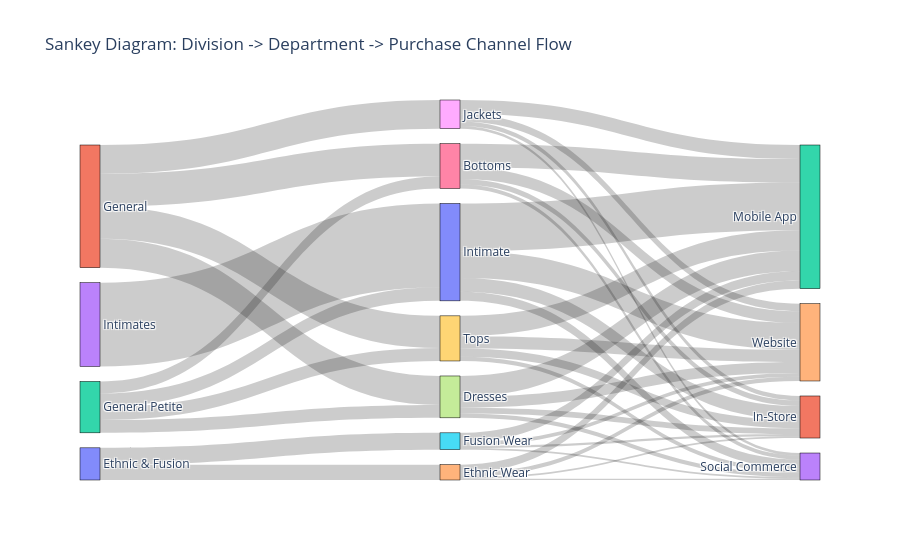

Write notebook code for a chart like this one.
### Code cell
flow_df = df.groupby(["division_name", "department_name", "purchase_channel"])["monthly_units_sold"].sum().reset_index()

div_labels = flow_df["division_name"].unique().tolist()
dept_labels = flow_df["department_name"].unique().tolist()
chan_labels = flow_df["purchase_channel"].unique().tolist()
all_labels = div_labels + dept_labels + chan_labels

label_idx = {label: i for i, label in enumerate(all_labels)}

sources, targets, values = [], [], []

div_dept = flow_df.groupby(["division_name", "department_name"])["monthly_units_sold"].sum().reset_index()
for _, row in div_dept.iterrows():
    sources.append(label_idx[row["division_name"]])
    targets.append(label_idx[row["department_name"]])
    values.append(row["monthly_units_sold"])

dept_chan = flow_df.groupby(["department_name", "purchase_channel"])["monthly_units_sold"].sum().reset_index()
for _, row in dept_chan.iterrows():
    sources.append(label_idx[row["department_name"]])
    targets.append(label_idx[row["purchase_channel"]])
    values.append(row["monthly_units_sold"])

fig = go.Figure(data=[go.Sankey(
    node=dict(pad=15, thickness=20, line=dict(color="black", width=0.5), label=all_labels),
    link=dict(source=sources, target=targets, value=values)
)])
fig.update_layout(title_text="Sankey Diagram: Division -> Department -> Purchase Channel Flow", font_size=12)
fig.show()

### Figure 1 — Plotly figure (JSON) as saved in the notebook; plotly's stock layout.template omitted (floating-point values rounded to 4 significant figures)
{"data": [{"link": {"source": [0, 0, 1, 1, 1, 1, 2, 2, 2, 2, 3, 6, 6, 6, 6, 7, 7, 7, 7, 4, 4, 4, 4, 5, 5, 5, 5, 10, 10, 10, 10, 8, 8, 8, 8, 9, 9, 9, 9], "target": [4, 5, 6, 7, 8, 9, 6, 7, 10, 9, 10, 11, 12, 13, 14, 11, 12, 13, 14, 11, 12, 13, 14, 11, 12, 13, 14, 11, 12, 13, 14, 11, 12, 13, 14, 11, 12, 13, 14], "value": [124058, 135600.0, 264981, 233700.0, 231400.0, 260100.0, 96936, 104120, 109639, 104000.0, 676016, 45667, 189784, 31790.0, 94680.0, 46860.0, 166198, 35128, 89624, 13880.0, 65880.0, 10890.0, 33410.0, 17647, 75020.0, 12287, 30651, 112009, 385800.0, 72680.0, 215202, 35819, 113000.0, 21410.0, 61110.0, 67330, 163869, 33606, 99362]}, "node": {"label": ["Ethnic & Fusion", "General", "General Petite", "Intimates", "Ethnic Wear", "Fusion Wear", "Bottoms", "Dresses", "Jackets", "Tops", "Intimate", "In-Store", "Mobile App", "Social Commerce", "Website"], "line": {"color": "black", "width": 0.5}, "pad": 15, "thickness": 20}, "type": "sankey"}], "layout": {"font": {"size": 12}, "title": {"text": "Sankey Diagram: Division -> Department -> Purchase Channel Flow"}}}
